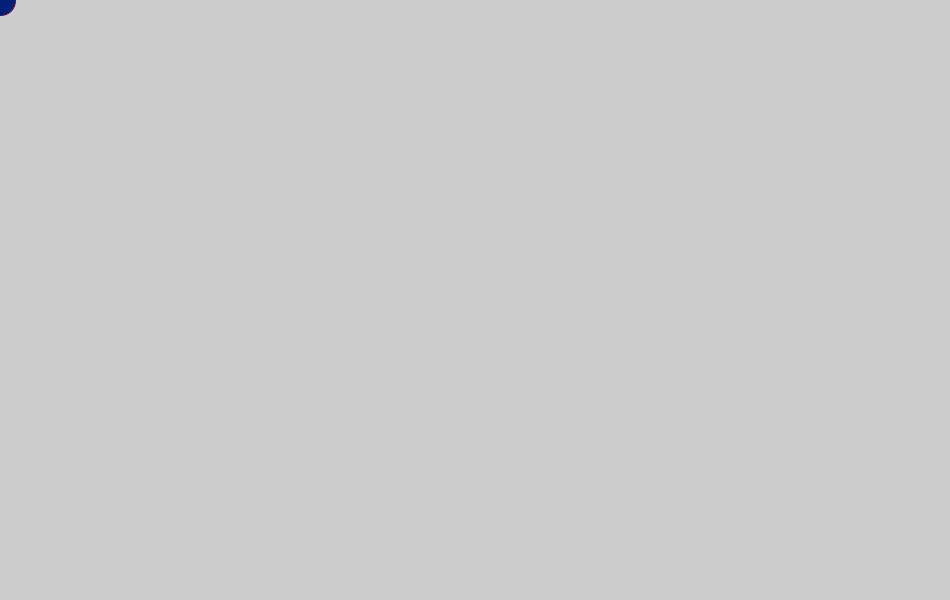
Frame 1 (no input)
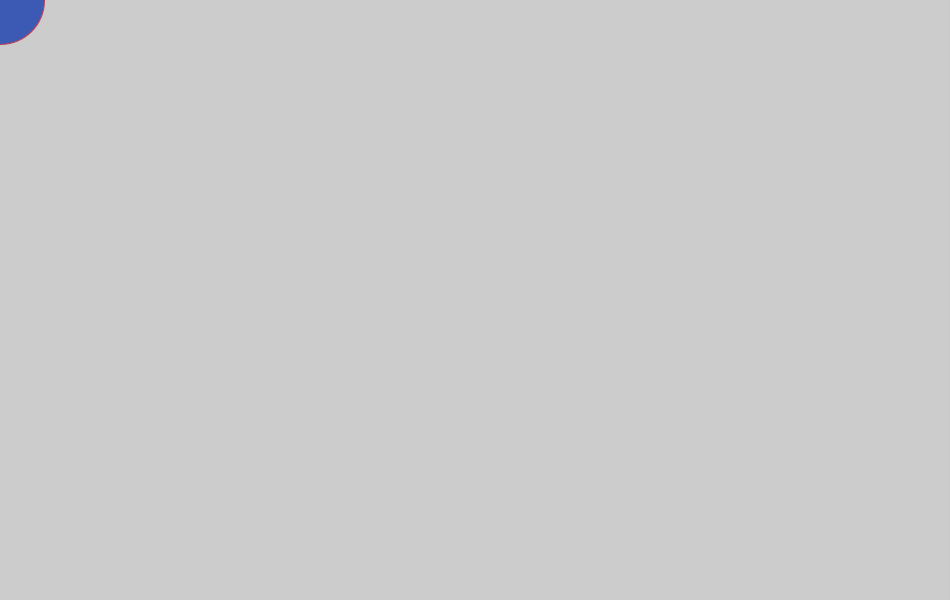
Frame 60 (the mouse pressed at the canvas centre just before this capture)
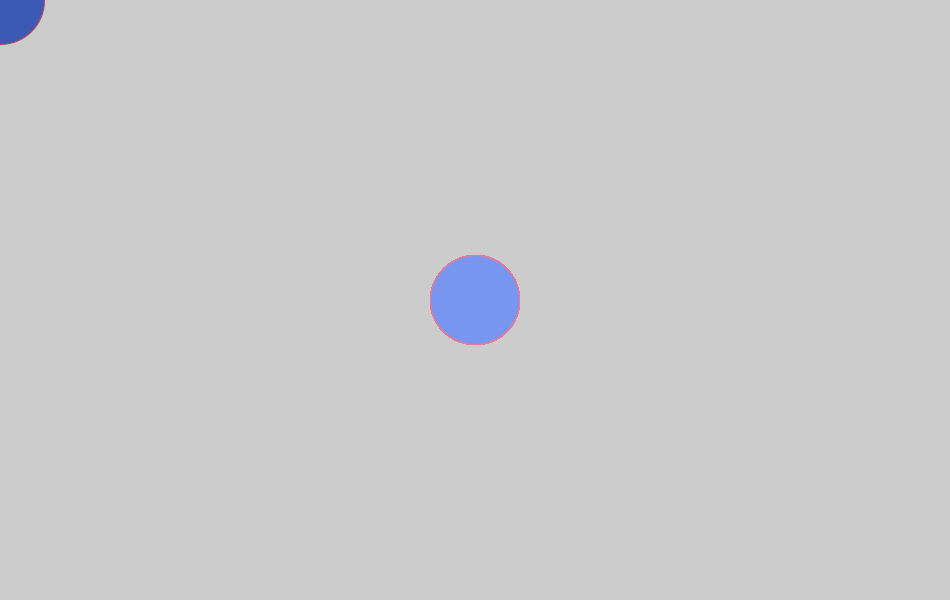
Frame 120 (the mouse held since frame 60 and released just before this capture)

The Processing sketch that drew these frames (run headless with seeded random() and noise(); from frame 60 on, the mouse is pressed at the canvas centre):

// Processing sketch: processing_128153
// ── processing_128153.pde

void setup()
{
  size(950,600);
}

int count = 1;
int a = 31; 
int i = 1;
int j = 30;
int k = 120;
int e = 2;
int b = 31;
int c = 121;
int counti = 1;
int countj = 1;
int countk = 1;


void resetColor ()
{
if(e == i)
{
    if (b ==j)
    {
        if (c == k)
        {
        
    i = int(random(255));
    j = int(random(255));
    k = int(random(255));
    e = i ++;    
    b = j++;
    c = k ++;
}
}
} 
}

void changesize ()
{
  if (a == 30)
  {
    count++;
  } 
  else if (a == 200)
  {
    count++;
  }
}
void reali ()
{
  if ( i == 0)
  {
    counti ++;
  }
  else if (i==255)
  {
    counti++;
  }
}
void realj () {
  if ( j == 0) {  
    countj ++;
  } 
  else if (j==255) {  
    countj++;
  }
}
 
void realk () { 
  if ( k == 0) {   
    countk ++;
  }  
  else if (k==255) {   
    countk++;
  }
}
 
void fillChange()
{

if (counti%2 == 0) {
    i--;   
    reali();
  }
  else if (countj%2 == 0) {   
    j--;   
    realj();
  } 
  else if (countk%2 == 0) {   
    k--;   
    realk();
  } 
  else {  
    i++;   
    j++;   
    k++;   
    reali();   
    realj();   
    realk();
  }

}


void draw ()
{
changesize();
//resetColor();
    fill(i, j, k);

stroke(k,i,j);
if(mousePressed)
{
  if(count%2 ==0)
  {
     
    ellipse(mouseX, mouseY, a, a);

    fillChange();
    
  }
  else if (count%2==1)
  {
   
    ellipse(mouseX, mouseY, a, a);

    fillChange();
    
  }
  }
  else
  {
   if(count%2 ==0)
  {
     
    ellipse(mouseX, mouseY, a, a);

    fillChange();
    a++;
  }
  else if (count%2==1)
  {
   
    ellipse(mouseX, mouseY, a,a);

    fillChange();
    a--;
  }
  }
}
